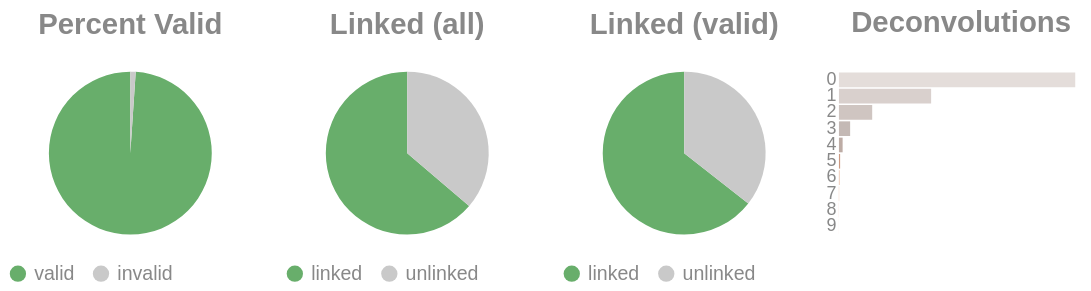

The notebook cell saved with this chart:
### Code cell
if SKIPLR:
    pass
else:
    clash = Counter()
    for i in valids['molecule'].to_list():
        _mol = i.split("-")
        if len(_mol) == 1:
            clash.update('0')
        else:
            clash.update(_mol[-1])

    _d = {"deconvolutions": [], 'count': []}
    for k,v in clash.items():
        _d['deconvolutions'].append(k)
        _d['count'].append(v)

    tot_valid = valids['reads'].sum()
    mask = valids['reads'] >= 2
    n_linked_reads = valids.filter(mask)['reads'].sum()
    if n_linked_reads == 0:
        print_html("No linked molecules (>=2 reads) were detected; skipping linked-only distributions.")
        SKIPLR = True
    else:
        perc_valid = round(tot_valid / n_reads, 4)
        linked_perc_abs = round(n_linked_reads / n_reads, 4)
        linked_perc = round(n_linked_reads / tot_valid, 4)

    _valid = pl.DataFrame({"valids": ['valid', 'invalid'], "count": [tot_valid, n_reads - tot_valid]})
    _linked_abs = pl.DataFrame({"linked (absolute)": ['linked', 'unlinked'], "count": [n_linked_reads, n_reads - n_linked_reads]})
    _linked_rel = pl.DataFrame({"linked (valids)": ['linked', 'unlinked'], "count": [n_linked_reads, tot_valid - n_linked_reads]})

    (
        alt.hconcat(
            piechart(_valid, goodval = 'valid', title = "Percent Valid"),
            piechart(_linked_abs, goodval = "linked", title =  "Linked (all)"),
            piechart(_linked_rel, goodval = "linked", title =  "Linked (valid)"),
            convolutionbar(pl.DataFrame(_d), title = "Deconvolutions"),
            center = True,
            bounds = 'flush'
        )
        .resolve_scale(color='independent')
        .resolve_legend('independent')
        .properties(usermeta={'embedOptions': {"actions": False}})
    ).display()

### Figure 1 — Vega-Lite specification as saved in the notebook (floating-point values rounded to 4 significant figures)
{"width": "container", "height": 400, "config": {"title": {"anchor": "start", "dy": -15, "fontSize": 18, "color": "#888888", "subtitleColor": "#888888", "subtitleFontSize": 14}, "arc": {"fill": "#0072B2"}, "axis": {"domainColor": "#888888", "domainWidth": 0.5, "gridWidth": 0.2, "grid": false, "titleFontWeight": 400, "titleFontSize": 15, "labelFontSize": 11, "labelColor": "#888888", "tickColor": "#888888", "tickWidth": 0.2, "titleColor": "#888888"}, "axisBand": {"grid": false}, "axisX": {"grid": true, "tickSize": 10, "domainCap": "round"}, "axisY": {"domain": false, "grid": true, "tickSize": 0, "domainCap": "round"}, "background": "transparent", "header": {"labelFontSize": 15, "labelColor": "#888888", "titleFontSize": 15, "titleFontWeight": 600, "titleColor": "#888888"}, "legend": {"labelFont": "sans-serif", "labelFontSize": 12, "labelColor": "#888888", "symbolSize": 100, "symbolType": "circle", "titleFontSize": 12, "titlePadding": 10, "titleColor": "#888888", "title": null}, "range": {"category": ["#E69F00", "#56B4E9", "#009E73", "#F0E442", "#0072B2", "#D55E00", "#CC79A7", "#000000"], "diverging": ["#cfe8f3", "#a2d4ec", "#73bfe2", "#46abdb", "#1696d2", "#12719e"]}, "area": {"fill": "#0072B2", "fillOpacity": 0.7, "line": true, "strokeOpacity": 0.7}, "line": {"color": "#0072B2", "stroke": "#0072B2", "strokeWidth": 2}, "trail": {"color": "#0072B2", "stroke": "#0072B2", "strokeWidth": 0, "size": 1}, "point": {"filled": true, "fillOpacity": 1.0, "size": 95}, "text": {"color": "#888888", "fontSize": 11, "align": "right", "fontWeight": 400, "size": 11}, "bar": {"fill": "#0072B2", "stroke": null}, "view": {"stroke": null, "continuousWidth": 660, "continuousHeight": 400}}, "hconcat": [{"data": {"name": "data-de6069ad08683ba9c9693188009a9d7e"}, "mark": {"type": "arc"}, "encoding": {"color": {"field": "valids", "legend": {"orient": "bottom", "title": null}, "scale": {"domain": ["valid", "invalid"], "range": ["#68ae6b", "#C9C9C9"]}, "title": "Valids", "type": "nominal"}, "theta": {"field": "count", "type": "quantitative"}, "tooltip": [{"field": "valids", "title": "Valids", "type": "ordinal"}, {"field": "percent", "format": ".2%", "title": "Percent", "type": "quantitative"}, {"field": "count", "title": "Count", "type": "quantitative"}]}, "height": 100, "title": {"text": "Percent Valid", "align": "center", "anchor": "middle"}, "transform": [{"calculate": "datum.count / 3409648", "as": "percent"}], "width": 150}, {"data": {"name": "data-ec2beb794c1f99b90b16e8c0da946be8"}, "mark": {"type": "arc"}, "encoding": {"color": {"field": "linked (absolute)", "legend": {"orient": "bottom", "title": null}, "scale": {"domain": ["linked", "unlinked"], "range": ["#68ae6b", "#C9C9C9"]}, "title": "Linked (Absolute)", "type": "nominal"}, "theta": {"field": "count", "type": "quantitative"}, "tooltip": [{"field": "linked (absolute)", "title": "Linked (Absolute)", "type": "ordinal"}, {"field": "percent", "format": ".2%", "title": "Percent", "type": "quantitative"}, {"field": "count", "title": "Count", "type": "quantitative"}]}, "height": 100, "title": {"text": "Linked (all)", "align": "center", "anchor": "middle"}, "transform": [{"calculate": "datum.count / 3409648", "as": "percent"}], "width": 150}, {"data": {"name": "data-ddb0c7be0ebeb11fad7922aaa8b14615"}, "mark": {"type": "arc"}, "encoding": {"color": {"field": "linked (valids)", "legend": {"orient": "bottom", "title": null}, "scale": {"domain": ["linked", "unlinked"], "range": ["#68ae6b", "#C9C9C9"]}, "title": "Linked (Valids)", "type": "nominal"}, "theta": {"field": "count", "type": "quantitative"}, "tooltip": [{"field": "linked (valids)", "title": "Linked (Valids)", "type": "ordinal"}, {"field": "percent", "format": ".2%", "title": "Percent", "type": "quantitative"}, {"field": "count", "title": "Count", "type": "quantitative"}]}, "height": 100, "title": {"text": "Linked (valid)", "align": "center", "anchor": "middle"}, "transform": [{"calculate": "datum.count / 3373628", "as": "percent"}], "width": 150}, {"data": {"name": "data-fb72732f50e9e893830f3650def8c08c"}, "mark": {"type": "bar"}, "encoding": {"color": {"field": "deconvolutions", "legend": null, "scale": {"scheme": "lightgreyred"}, "type": "nominal"}, "tooltip": [{"field": "deconvolutions", "title": "Deconvolutions", "type": "ordinal"}, {"field": "percent", "format": ".2%", "title": "Percent", "type": "quantitative"}, {"field": "count", "title": "Count", "type": "quantitative"}], "x": {"axis": null, "field": "count", "type": "quantitative"}, "y": {"field": "deconvolutions", "sort": "ascending", "title": null, "type": "nominal"}}, "height": 100, "title": {"text": "Deconvolutions", "align": "center", "anchor": "middle"}, "transform": [{"calculate": "datum.count / 1858407", "as": "percent"}], "width": 150}], "bounds": "flush", "center": true, "resolve": {"legend": {"angle": "independent"}, "scale": {"color": "independent"}}, "usermeta": {"embedOptions": {"actions": false}}, "$schema": "https://vega.github.io/schema/vega-lite/v6.4.1.json", "datasets": {"data-de6069ad08683ba9c9693188009a9d7e": [{"valids": "valid", "count": 3373628}, {"valids": "invalid", "count": 36020}], "data-ec2beb794c1f99b90b16e8c0da946be8": [{"linked (absolute)": "linked", "count": 2173232}, {"linked (absolute)": "unlinked", "count": 1236416}], "data-ddb0c7be0ebeb11fad7922aaa8b14615": [{"linked (valids)": "linked", "count": 2173232}, {"linked (valids)": "unlinked", "count": 1200396}], "data-fb72732f50e9e893830f3650def8c08c": [{"deconvolutions": "0", "count": 1160501}, {"deconvolutions": "1", "count": 452785}, {"deconvolutions": "2", "count": 163350}, {"deconvolutions": "3", "count": 54997}, {"deconvolutions": "4", "count": 18117}, {"deconvolutions": "5", "count": 5838}, {"deconvolutions": "6", "count": 1913}, {"deconvolutions": "7", "count": 611}, {"deconvolutions": "8", "count": 207}, {"deconvolutions": "9", "count": 88}]}}
